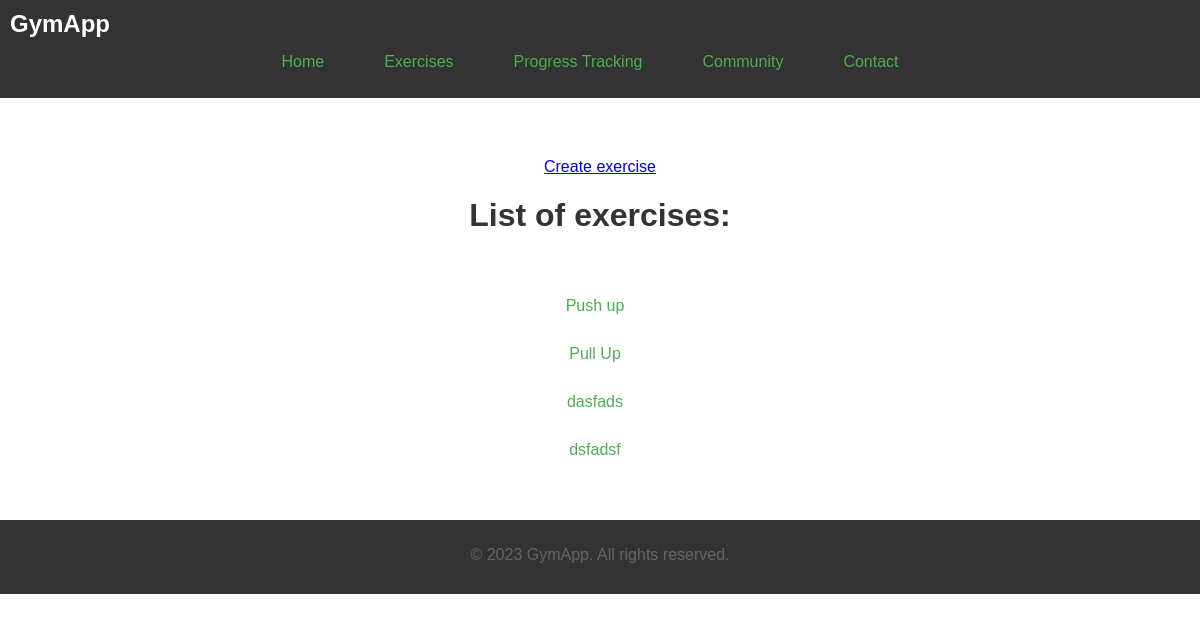
The app's page /exercise (signed in) with its own data.
### exercise/models.py (models this page shows, shortened)
class Exercise(models.Model):
    name = models.CharField(max_length=200)
    description = models.TextField(max_length=2000, blank=True, null=True)
    muscle = models.ManyToManyField(MuscleGroup)
    isRepEx = models.BooleanField(default=True)
    def muscle_names(self):
        return ", ".join([muscle.name for muscle in self.muscle.all()])

### exercise/views.py (the view)
# urls.py: path('', include('exercise.urls'))
def exercise(request):
    exercises = Exercise.objects.all()
    context = {'exercises': exercises}
    return render(request, 'exercise.html', context)

### exercise/templates/exercise.html (shortened to what this page needs)
{% extends 'main.html' %}
{% block content %}
{% if request.user.is_authenticated %}
<a href="{% url 'createexercise' %}">Create exercise</a>
{% endif %}
<h1>List of exercises: </h1>
<div class="exerciselist">
<ul class="additional-menu">
    {% for exercise in exercises %}
    <li class="dropdown">
        <a href="#" class="dropdown-toggle">{{ exercise.name }}</a>
    </li>
    {% endfor %}
</ul>
</div>
{% endblock content %}

### static/css/style.css (style rules this page uses)
body { font-family: Arial, sans-serif; margin: 0; padding: 0; }
.exerciselist { padding: 10px; }
ul.additional-menu { list-style-type: none; margin-left: auto; margin-right: auto; width: 400px; padding: 0; display:list-item; justify-content: center; }
ul.additional-menu li { margin-right: 10px; }
nav ul li a, ul.additional-menu li a { display: block; padding: 15px 20px; color: #4caf50; text-decoration: none; }
h1 { color: #333; }

### records on screen
Exercise: name "Push up"
Exercise: name "Pull Up"
Exercise: name "dasfads"
Exercise: name "dsfadsf"
